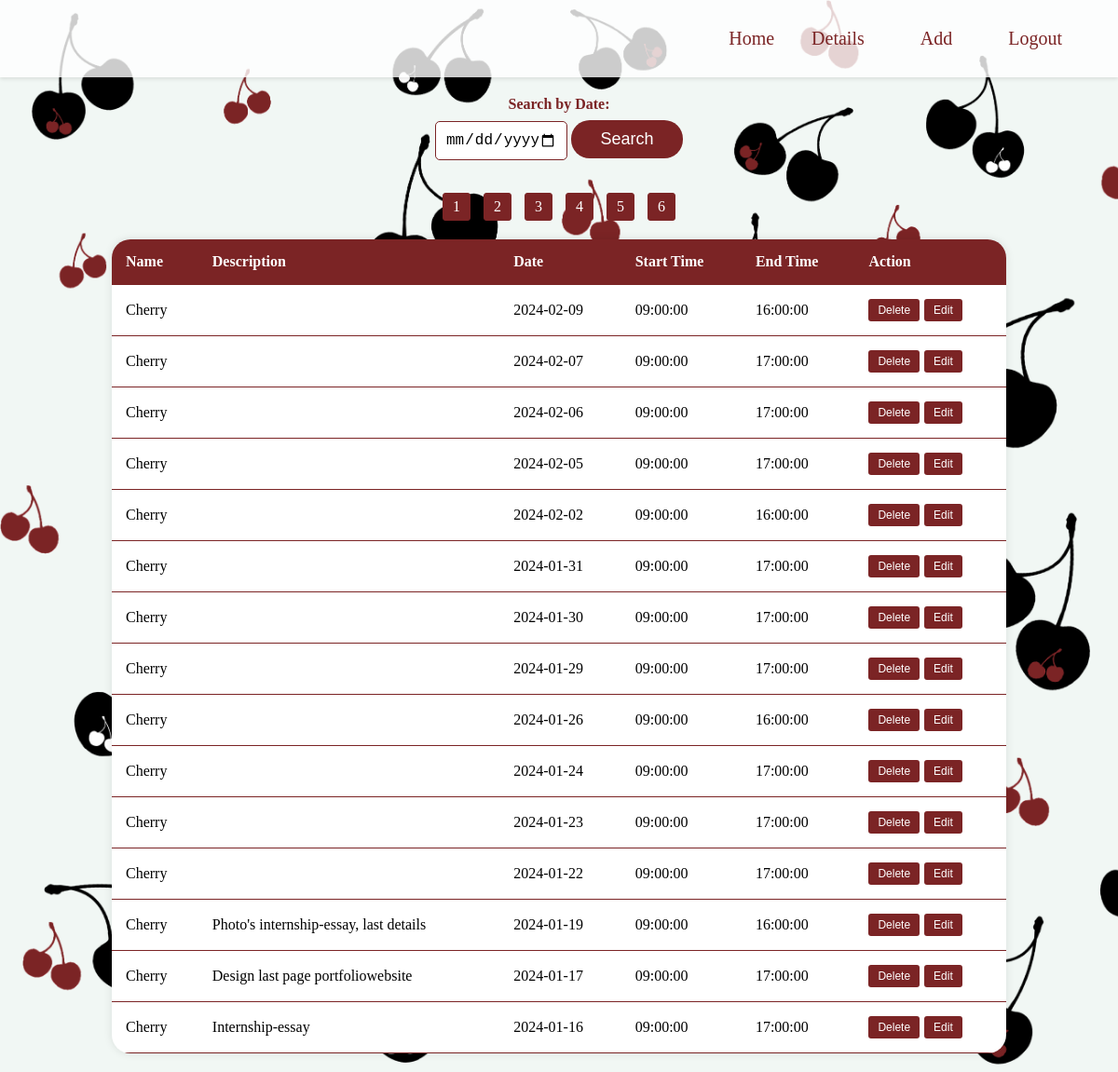
/details.php (signed in), run on the app's committed database.
### tables this page shows
CREATE TABLE `appointments` (
  `id` int(11) NOT NULL,
  `date` date NOT NULL,
  `start_time` time NOT NULL,
  `finish_time` time NOT NULL,
  `username` varchar(255) NOT NULL,
  `description` text DEFAULT NULL
);

### details.php (the view, shortened to what this page needs)
<?php
$dbhost = "localhost";
$dbuser = "bit_academy";
$dbpass = "bit_academy";
$dbname = "cheyenne";
$conn = new mysqli($dbhost, $dbuser, $dbpass, $dbname);
$recordsPerPage = 15;
$page = isset($_GET['page']) ? max(1, intval($_GET['page'])) : 1;
$offset = ($page - 1) * $recordsPerPage;
if ($_SERVER["REQUEST_METHOD"] == "POST" && isset($_POST["search_date"])) {
    $search_date = $_POST["search_date"];
    $sql = "SELECT * FROM appointments WHERE date = ? ORDER BY date DESC LIMIT ?, ?";
    $stmt = $conn->prepare($sql);
    $stmt->bind_param("sii", $search_date, $offset, $recordsPerPage);
    $stmt->execute();
    $result = $stmt->get_result();
} else {
    $sql = "SELECT * FROM appointments ORDER BY date DESC LIMIT ?, ?";
    $stmt = $conn->prepare($sql);
    $stmt->bind_param("ii", $offset, $recordsPerPage);
    $stmt->execute();
    $result = $stmt->get_result();
}
$appointments = [];
if ($result->num_rows > 0) {
    while ($row = $result->fetch_assoc()) {
        $appointments[] = $row;
    }
}
$totalRecords = $conn->query("SELECT COUNT(*) AS total_records FROM appointments")->fetch_assoc()['total_records'];
$totalPages = ceil($totalRecords / $recordsPerPage);
?>
<!DOCTYPE html>
<html lang="en">
<head>
    <link rel="stylesheet" href="style.css">
</head>
<body>
    <?php include 'nav.php'; ?>
    <div class="search-form">
        <form method="post" action="">
            <label for="search_date">Search by Date:</label>
            <input type="date" id="search_date" name="search_date">
            <button type="submit">Search</button>
        </form>
    </div>
    <?php if (!empty($appointments)) { ?>
        <table>
            <tr>
                <th>Name</th>
                <th>Description</th>
                <th>Date</th>
                <th>Start Time</th>
                <th>End Time</th>
                <th>Action</th>
            </tr>
            <?php foreach ($appointments as $appointment): ?>
                <tr>
                    <td><?php echo $appointment['username']; ?></td>
                    <td><?php echo $appointment['description']; ?></td>
                    <td><?php echo $appointment['date']; ?></td>
                    <td><?php echo $appointment['start_time']; ?></td>
                    <td><?php echo $appointment['finish_time']; ?></td>
                    <td>
                        <div class="btn-container">
                            <form action="details.php" method="post">
                                <input type="submit" value="Delete">
                            </form>
                            <form action="details.php" method="post">
                                <input type="submit" value="Edit">
                            </form>
                        </div>
                    </td>
                </tr>
            <?php endforeach; ?>
			<div class="pagination">
            <?php for ($i = 1; $i <= $totalPages; $i++) : ?>
                <a href="?page=<?php echo $i; ?>"><?php echo $i; ?></a>
            <?php endfor; ?>
        </div>
        </table>
    <?php } ?>
</body>
</html>

### style.css (style rules this page uses)
body { background-image: url('img/backgroundtest.png'); background-size: cover; height: 100%; margin: 0; }
table { width: 80%; margin: 20px auto; border-collapse: collapse; background-color: white; box-shadow: 0 0 10px rgba(0, 0, 0, 0.1); border-radius: 20px; overflow: hidden; }
th, td { padding: 15px; text-align: left; border-bottom: 1px solid #7b2425; }
th { background-color: #7b2425; color: white; }
.btn-container { display: flex; gap: 5px; }
.btn-container input[type="submit"] { background-color: #7b2425; color: white; border: none; padding: 5px 10px; text-align: center; text-decoration: none; display: inline-block; font-size: 12px; border-radius: 3px; cursor: pointer; }
.total-hours-container, .search-form { margin: 20px 0; text-align: center; }
.search-form label { display: block; margin-bottom: 8px; font-weight: bold; color: #7b2425; }
.search-form input[type="date"] { width: 10%; padding: 10px; margin-bottom: 15px; font-size: 16px; border: 1px solid #7b2425; border-radius: 5px; outline: none; }
.search-form button { width: 10%; padding: 10px; background-color: #7b2425; color: white; font-size: 18px; border: none; border-radius: 20px; cursor: pointer; }
.pagination { text-align: center; margin-top: 20px; }
.pagination a { display: inline-block; padding: 5px 10px; margin: 0 5px; background-color: #7b2425; color: white; border-radius: 3px; text-decoration: none; outline: none; border: 1px solid #7b2425; }

### data on the page
appointments: username "Cherry", date "2024-02-09", start_time "09:00:00", finish_time "16:00:00"
appointments: username "Cherry", date "2024-02-07", start_time "09:00:00", finish_time "17:00:00"
appointments: username "Cherry", date "2024-02-06", start_time "09:00:00", finish_time "17:00:00"
appointments: username "Cherry", date "2024-02-05", start_time "09:00:00", finish_time "17:00:00"
appointments: username "Cherry", date "2024-02-02", start_time "09:00:00", finish_time "16:00:00"
appointments: username "Cherry", date "2024-01-31", start_time "09:00:00", finish_time "17:00:00"
appointments: username "Cherry", date "2024-01-30", start_time "09:00:00", finish_time "17:00:00"
appointments: username "Cherry", date "2024-01-29", start_time "09:00:00", finish_time "17:00:00"
appointments: username "Cherry", date "2024-01-26", start_time "09:00:00", finish_time "16:00:00"
appointments: username "Cherry", date "2024-01-24", start_time "09:00:00", finish_time "17:00:00"
appointments: username "Cherry", date "2024-01-23", start_time "09:00:00", finish_time "17:00:00"
appointments: username "Cherry", date "2024-01-22", start_time "09:00:00", finish_time "17:00:00"
appointments: username "Cherry", description "Photo's internship-essay, last details", date "2024-01-19", start_time "09:00:00", finish_time "16:00:00"
appointments: username "Cherry", description "Design last page portfoliowebsite", date "2024-01-17", start_time "09:00:00", finish_time "17:00:00"
appointments: username "Cherry", description "Internship-essay", date "2024-01-16", start_time "09:00:00", finish_time "17:00:00"
